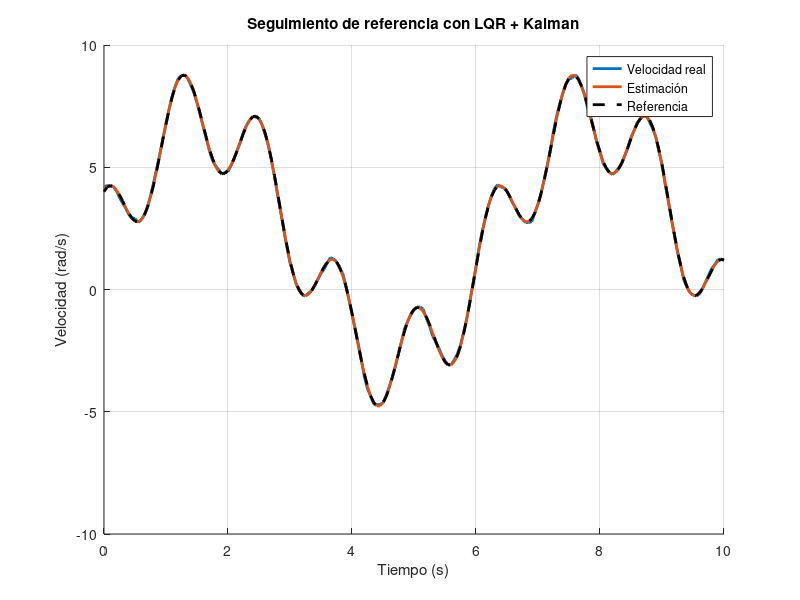
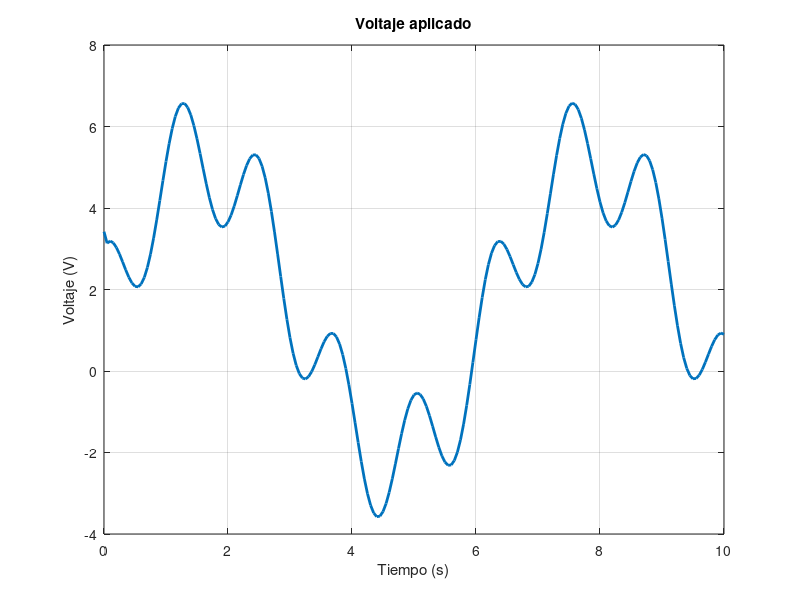
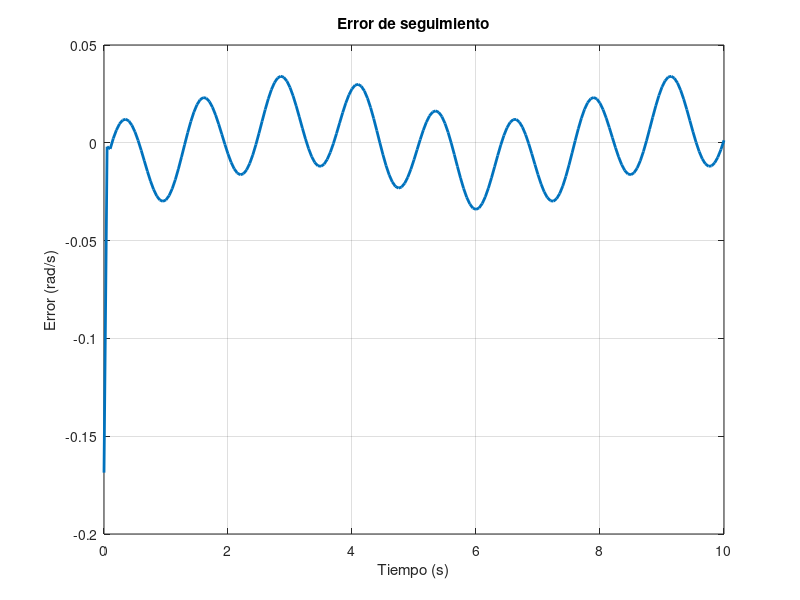

Source code (MATLAB) for these figures, in order:
clc;
clear;
close all;

% ----------------- Parámetros del motor DC 12v -----------------

% b = 0.003353;     % Fricción (N·m·s/rad)
% J = 8.1574e-5;     % Inercia (kg·m²)
% Kt = 0.30765;      % Constante de torque (N·m/A)
% Ke = Kt;           % Constante de FEM (V·s/rad)
% Ra = 33.6954;         % Resistencia (Ω)
% La = 0.42054;    % Inductancia (H)

% ----------------- Parámetros del motor DC 24v -----------------

b = 0.0082235;     % Fricción (N·m·s/rad)
J = 0.0011997;     % Inercia (kg·m²)
Kt = 0.63643;      % Constante de torque (N·m/A)
Ke = Kt;           % Constante de FEM (V·s/rad)
Ra = 8.64;         % Resistencia (Ω)
La = 0.0043199;    % Inductancia (H)


% ----------------- Modelo continuo -----------------

A = [-Ra/La, -Ke/La;
      Kt/J, -b/J];
B = [1/La; 0];
C = [0, 1];  % salida: velocidad
D = 0;

% ----------------- Discretización -----------------

dt = 0.05;               % Paso de tiempo
S = 10;                  % Tiempo total de simulación
sys_c = ss(A, B, C, D);
sys_d = c2d(sys_c, dt, 'zoh');

Ad = sys_d.A;
Bd = sys_d.B;

% ----------------- LQR discreto -----------------

Q = [0.0001 0; 0 5];       % Penalización a estados
R = 50;                  % Penalización al control
[Pd, ~, ~] = dare(Ad, Bd, Q, R);
K = R \ (Bd' * Pd);       % Ganancia óptima discreta
Kr = inv(C * inv(eye(2) - Ad + Bd*K) * Bd);  % Ganancia de referencia

% ----------------- Filtro de Kalman discreto -----------------

F_K = Ad;
G_K = Bd;
H_K = eye(2);             % Se observan corriente y velocidad
x_hat = [0; 0];           % Estimación inicial
P_K = diag([0.05, 0.75]);             % Covarianza inicial

Q_K = diag([0, 0]);  % Ruido de proceso
R_K = diag([0.8, 0.2]); % Ruido de medición

% ----------------- Variables iniciales -----------------

x = [0; 0];     % Estados reales [corriente; velocidad]
u = 0;          % Voltaje aplicad        % Referencia en rad/s

% ----------------- Almacenamiento para gráficas -----------------

x_plot = [];
xhat_plot = [];
u_plot = [];
t_plot = [];
ref_plot = [];
err_plot = [];

% ----------------- Simulación discreta -----------------

for t = 0:dt:S

    wr = 2 + 5*sin(t)+2*cos(t*5);
    % Medición simulada (con ruido)
    z = H_K * x + 0.5*randn(2,1);

    % Estimación (corrección)
    K_K = P_K * H_K' / (H_K * P_K * H_K' + R_K);
    x_hat = x_hat + K_K * (z - H_K * x_hat);
    P_K = (eye(2) - K_K * H_K) * P_K;

    % Control
    u = -K * x_hat + Kr * wr;
    u = min(12, max(-12, u));  % Saturación

    % Evolución real del sistema
    x = F_K * x + G_K * u + 0.05* randn(2,1);

    % Predicción del estimador
    x_hat = F_K * x_hat + G_K * u;
    P_K = F_K * P_K * F_K' + Q_K;

    % Registro
    x_plot = [x_plot, x];
    xhat_plot = [xhat_plot, x_hat];
    u_plot = [u_plot, u];
    t_plot = [t_plot, t];
    ref_plot = [ref_plot, wr];
    err_plot = [err_plot, wr - x_hat(2)];
end

% ----------------- Gráficas -----------------

figure;
hold on; grid on;
plot(t_plot, x_plot(2,:), 'LineWidth', 2);          % Velocidad real
plot(t_plot, xhat_plot(2,:), 'LineWidth', 2);       % Estimación velocidad
plot(t_plot, ref_plot, 'k--', 'LineWidth', 2);      % Referencia
legend("Velocidad real", "Estimación", "Referencia");
xlabel("Tiempo (s)");
ylabel("Velocidad (rad/s)");
title("Seguimiento de referencia con LQR + Kalman");

figure;
plot(t_plot, u_plot, 'LineWidth', 2);
grid on;
xlabel("Tiempo (s)");
ylabel("Voltaje (V)");
title("Voltaje aplicado");

figure;
plot(t_plot, err_plot, 'LineWidth', 2);
grid on;
xlabel("Tiempo (s)");
ylabel("Error (rad/s)");
title("Error de seguimiento");
